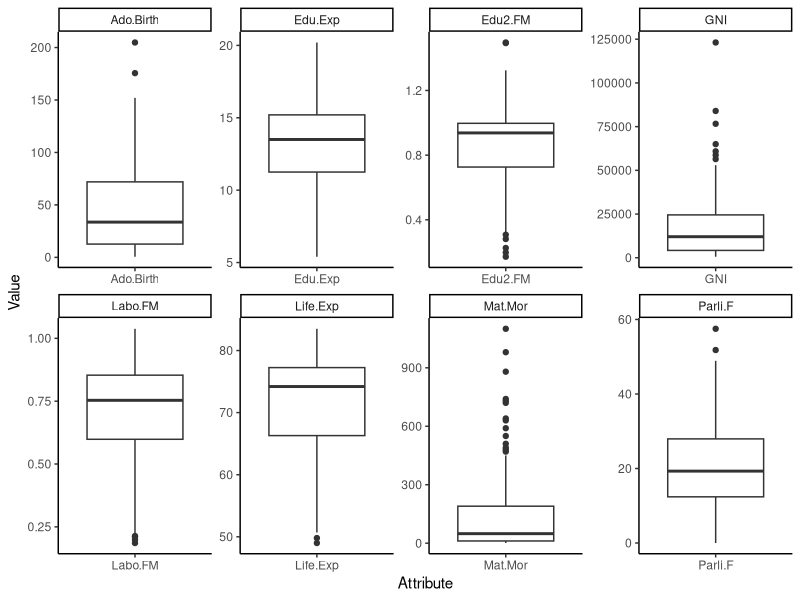
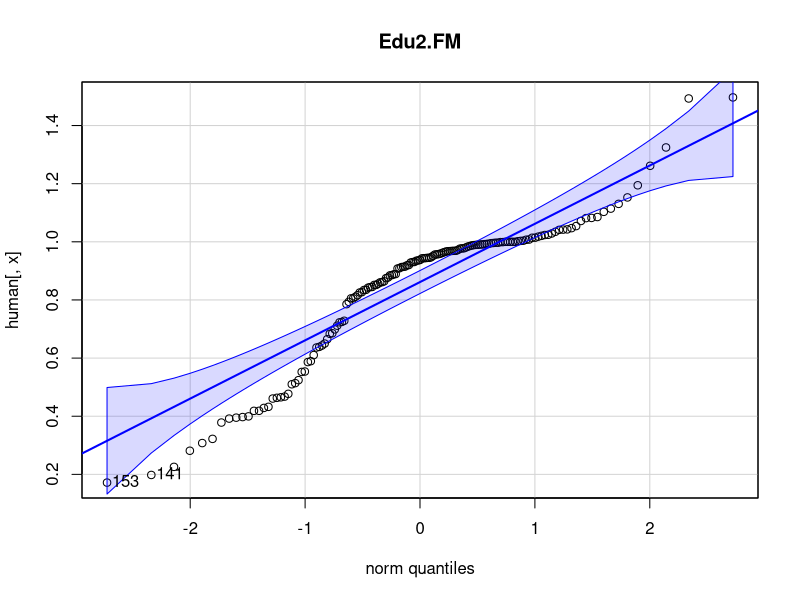
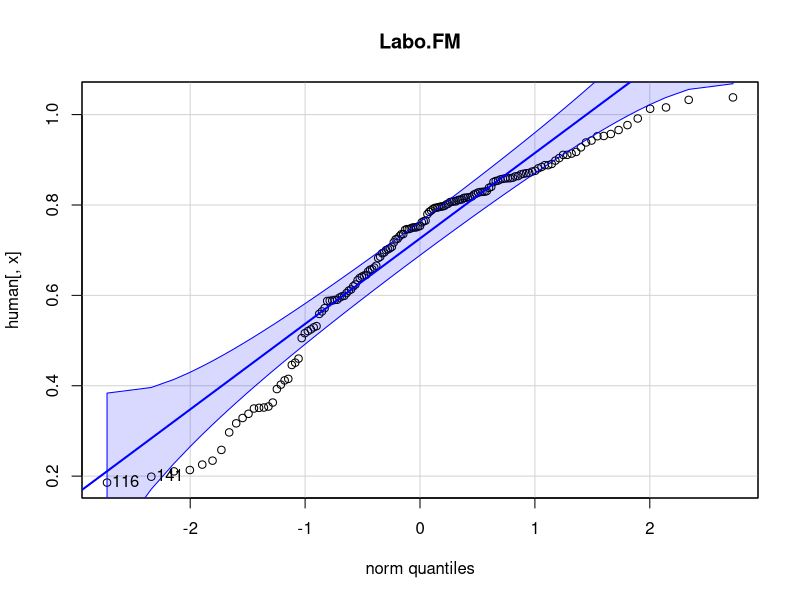
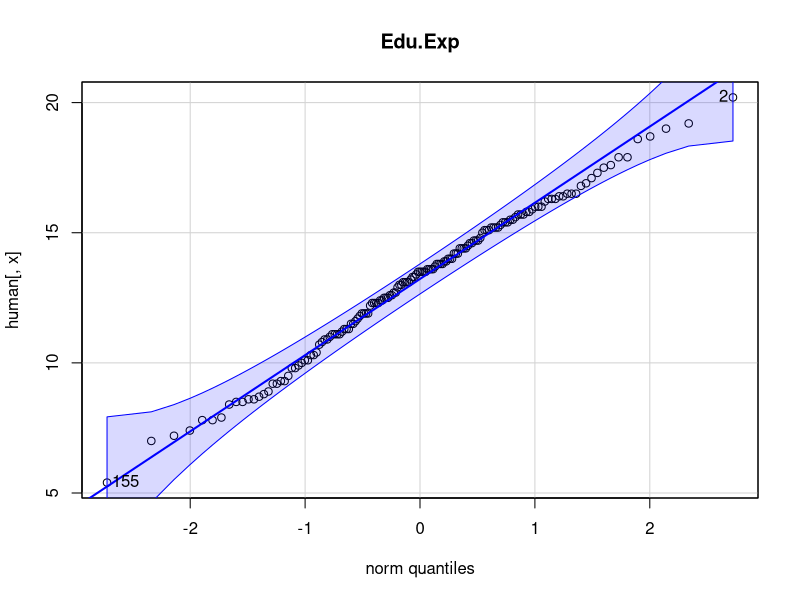
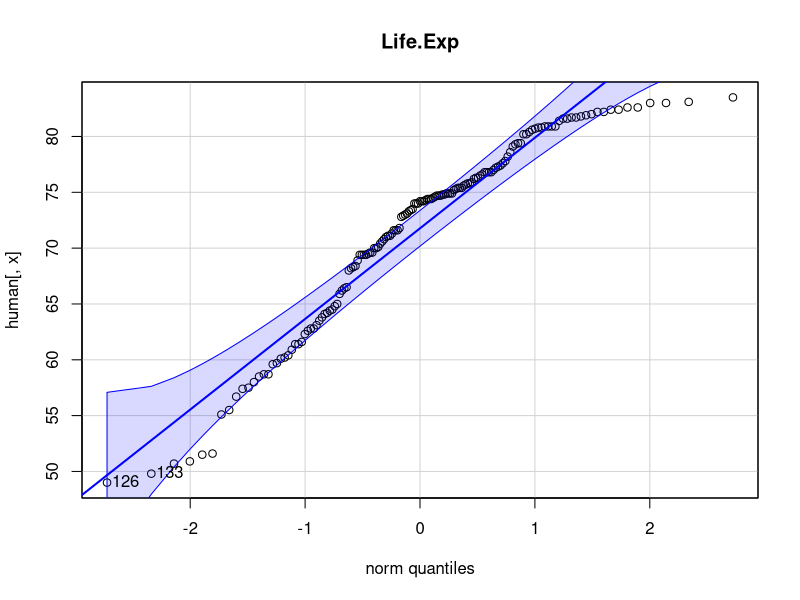
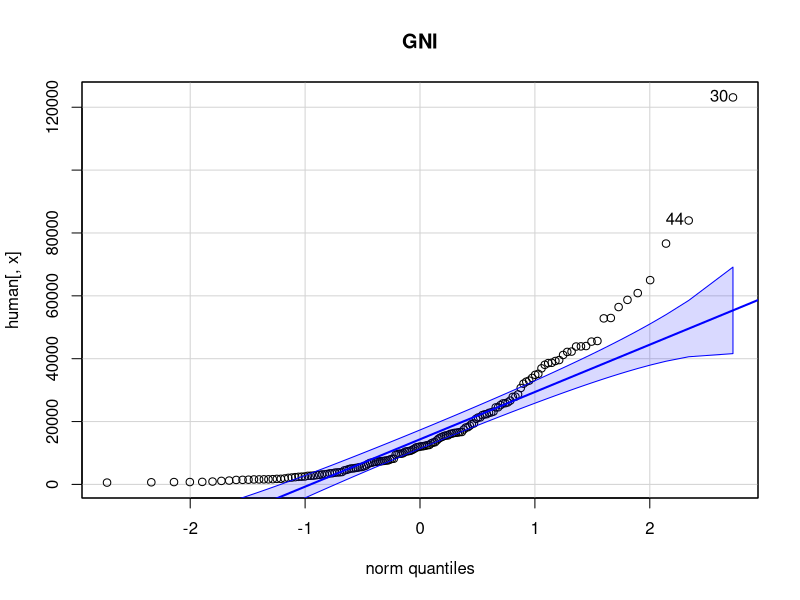
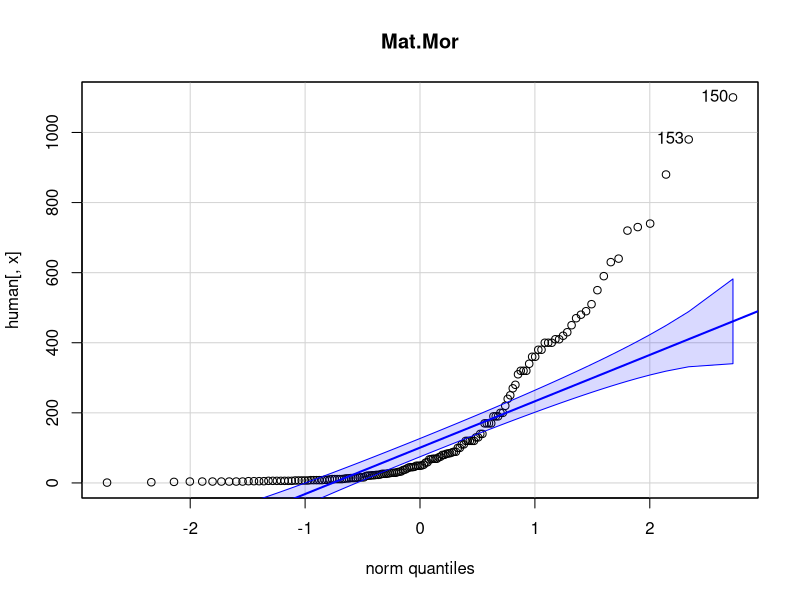
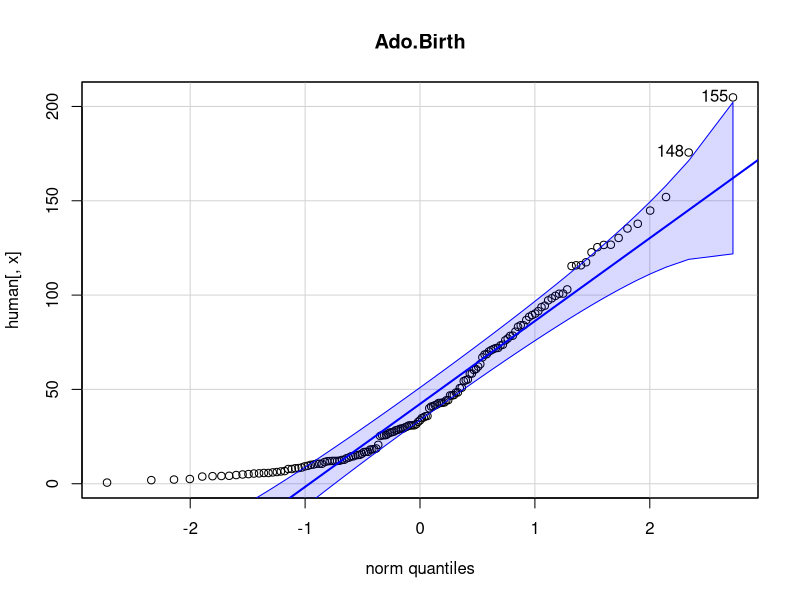

Write R code to recreate these figures, in order.
## ---- chunk 1
date()
## ---- chunk 2

knitr::opts_knit$set(root.dir ="C:/Users/ramosgon/OneDrive - University of Helsinki/Courses/OpenDataScience/IODS-project/Data")

library(tidyverse)
library(car)
library(GGally)
library(FactoMineR)

## ---- chunk 3

human <- read.csv("human_base.csv", header = T, sep = ",")

## ---- chunk 4

human$GNI <- human$GNI %>%
  gsub(",","", x = .) %>%
  as.numeric

## ---- chunk 5

keep <- c("Country", "Edu2.FM", "Labo.FM", "Edu.Exp", "Life.Exp",
          "GNI", "Mat.Mor", "Ado.Birth", "Parli.F")

human <- human %>%
  dplyr::select(one_of(keep))

human_ <- human %>% 
  filter(complete.cases(human))

## ---- chunk 6

tail(human_, 10)

last <- nrow(human_) - 7

human_ <- human_[1:last, ]

rownames(human_) <- human_$Country

human <- human_[,-1]

## ---- chunk 7

dim(human)

str(human)

summary(human)

## ---- chunk 8

human %>% rownames_to_column(var = "Country") %>%
  pivot_longer(cols = c(-1), names_to = "Attribute", values_to = "Value") %>%
  ggplot(aes(x = Attribute, y = Value)) +
  geom_boxplot() +
  facet_wrap("Attribute", scales = "free", nrow = 2) +
  theme_classic()

## ---- chunk 9

colnames(human) %>% sapply(function(x){
  qqPlot(human[,x], main = x)
})

## ---- chunk 10

human %>%
  ggpairs(mapping = aes(alpha = 0.3))

human %>%
  ggcorr(method = c("everything", "pearson"))

## ---- chunk 11

pca_human <- prcomp(human)

s <- summary(pca_human)
s

## ---- chunk 12

pca_pr <- round(100*s$importance[2,], digits = 2) 

biplot(pca_human, choices = 1:2, cex = c(0.8, 1), col = c("grey40", "deeppink2"))

## ---- chunk 13

human_std <- scale(human)

pca_human <- prcomp(human_std)

s <- summary(pca_human)
s

## ---- chunk 14

pca_pr <- round(100*s$importance[2,], digits = 2) 

biplot(pca_human, choices = 1:2, cex = c(0.8, 1), col = c("grey40", "deeppink2"))

## ---- chunk 15

data(tea)

dim(tea)

str(tea)

summary(tea)

## ---- chunk 16

tea %>%
  dplyr::select(-age) %>%
  pivot_longer(cols = c(-sex), names_to = "Attribute", values_to = "Value") %>%
  ggplot(aes(Value, fill = sex)) +
  facet_wrap("Attribute", scales = "free") +
  geom_bar(position = "dodge",alpha = 0.4) +
  theme(axis.text.x = element_text(angle = 45, hjust = 1, size = 8))

## ---- chunk 17

keep_columns <- c("Tea", "How", "how", "sugar", "where", "lunch")

tea <- dplyr::select(tea, one_of(keep_columns))

## ---- chunk 18

mca <- tea %>% 
  MCA(graph = FALSE)

summary(mca)

## ---- chunk 19

plot(mca, invisible=c("ind"), habillage = "quali", graph.type = "classic")
